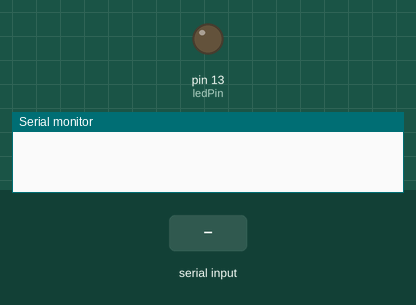
Simulated run of this sketch. Board: Arduino Uno, built with avr-gcc and run on an emulated ATmega328P. Parts: output pins drawn as LEDs (lit = HIGH), the last lines printed to the serial monitor. Dashed ring = blinking. The inputs (shaded band) are chosen by the test bench.

Above: at 1.2 s.
1.3 s: "90,45\n" received over Serial
At 1.37 s:
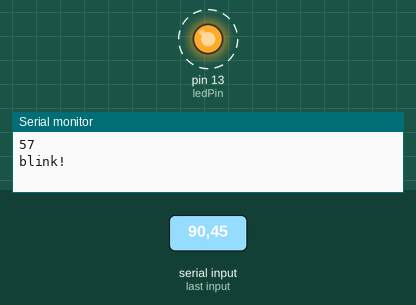
Timing chart, 0 to 8.1 s (numbered marks = the images above; inputs shaded):
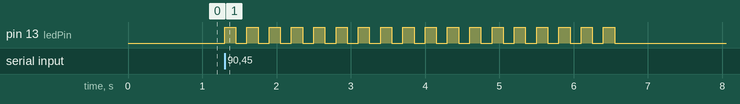

The sketch:

pc_2_arduino_serial.ino
```cpp
// (licence header left out)
// Below, 'character' types are defined:  They hold 1 byte of data, 256 values.
// A char can be interpreted as a small number (0-255) or as a member of the
// ASCII set (which is what we deal with below).  Characters expressed as
// ASCII are surrounded in single-quotes, like '5'.
// Thus each char has a corresponding numeric value can thus be tested against.

int ledPin = 13;   // select the pin for the LED
int val = 0;       // variable to store the data from the serial port

void setup() {
 pinMode(ledPin,OUTPUT);    // declare the LED's pin as output
 Serial.begin(9600);        // connect to the serial port
}

void loop () {
  if (Serial.available()) {
    // For the below examples, let's pretend that the passed-in serial
    // value is character '5'.
    // Since the declared variable val is an int, it converts the char
    // value passed in into an int.
    // If char val = '5', the numeric representation is 53.
    val = Serial.read();      // read the serial port

    // If the stored value is a single-digit number, blink the LED
    // that number of times.
    // Here we compare the int value of val against the int values
    // of the string.
    // Characters '0' and '9' are equivalent to integer 48 and 57.
    if (val > '0' && val <= '9' ) {
      Serial.println(val);
      // Convert from char to int:
      // From above, int conversion of val, which is char '5', is 53.
      // int conversion of char '0' is 48.
      // 53-48 = 5  : blink that # of times
      val = val - '0';
      for(int i=0; i<val; i++) {
        Serial.println("blink!");
        digitalWrite(ledPin,HIGH);
        delay(150);
        digitalWrite(ledPin, LOW);
        delay(150);
      }
    }
  }
}
```

Measured:
- after the input at 1.3 s, pin 13 (ledPin): alternates HIGH for 0.15 s and LOW for 0.15 s, 36 changes in all, then stays LOW, starting at once
